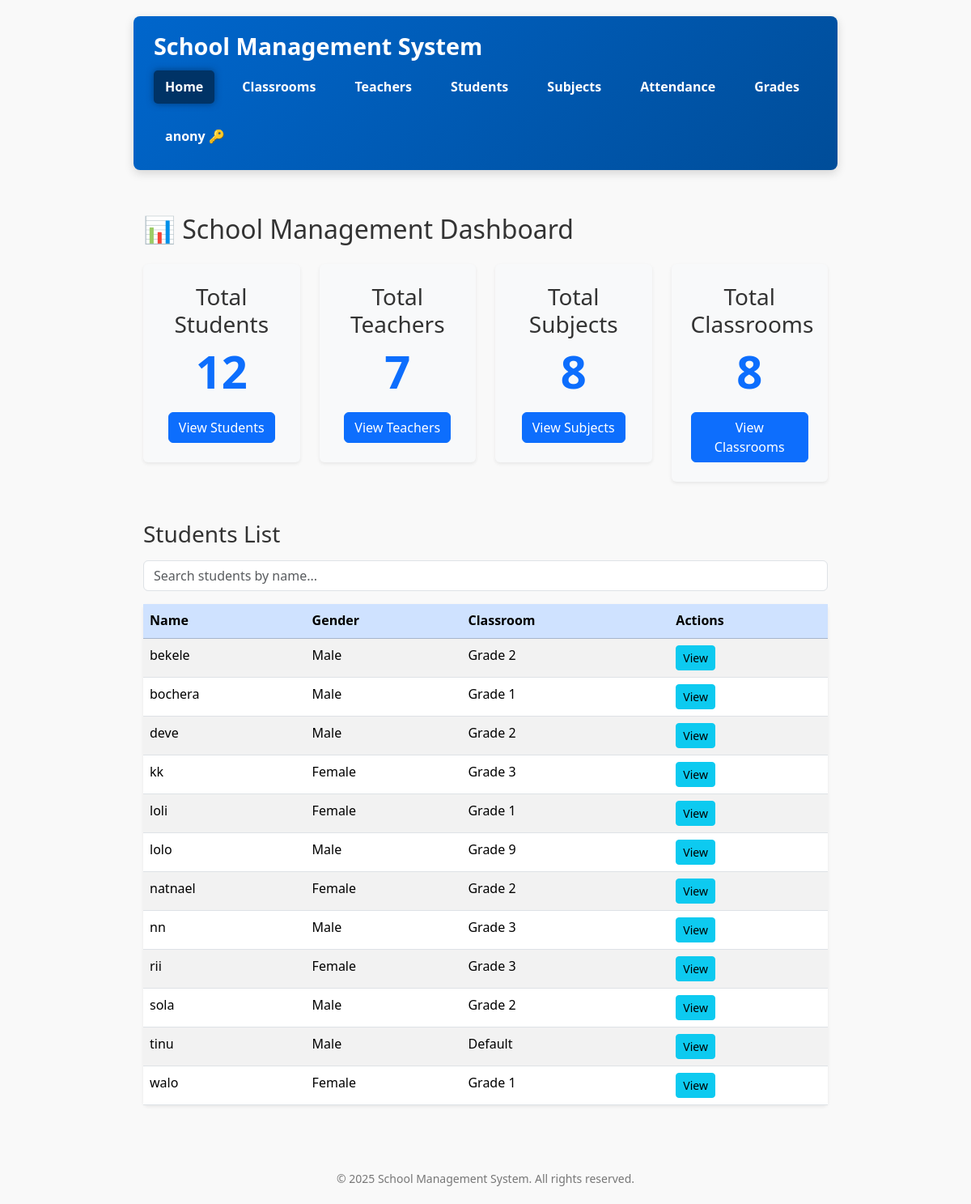
Before: / (signed in) with the older database file.
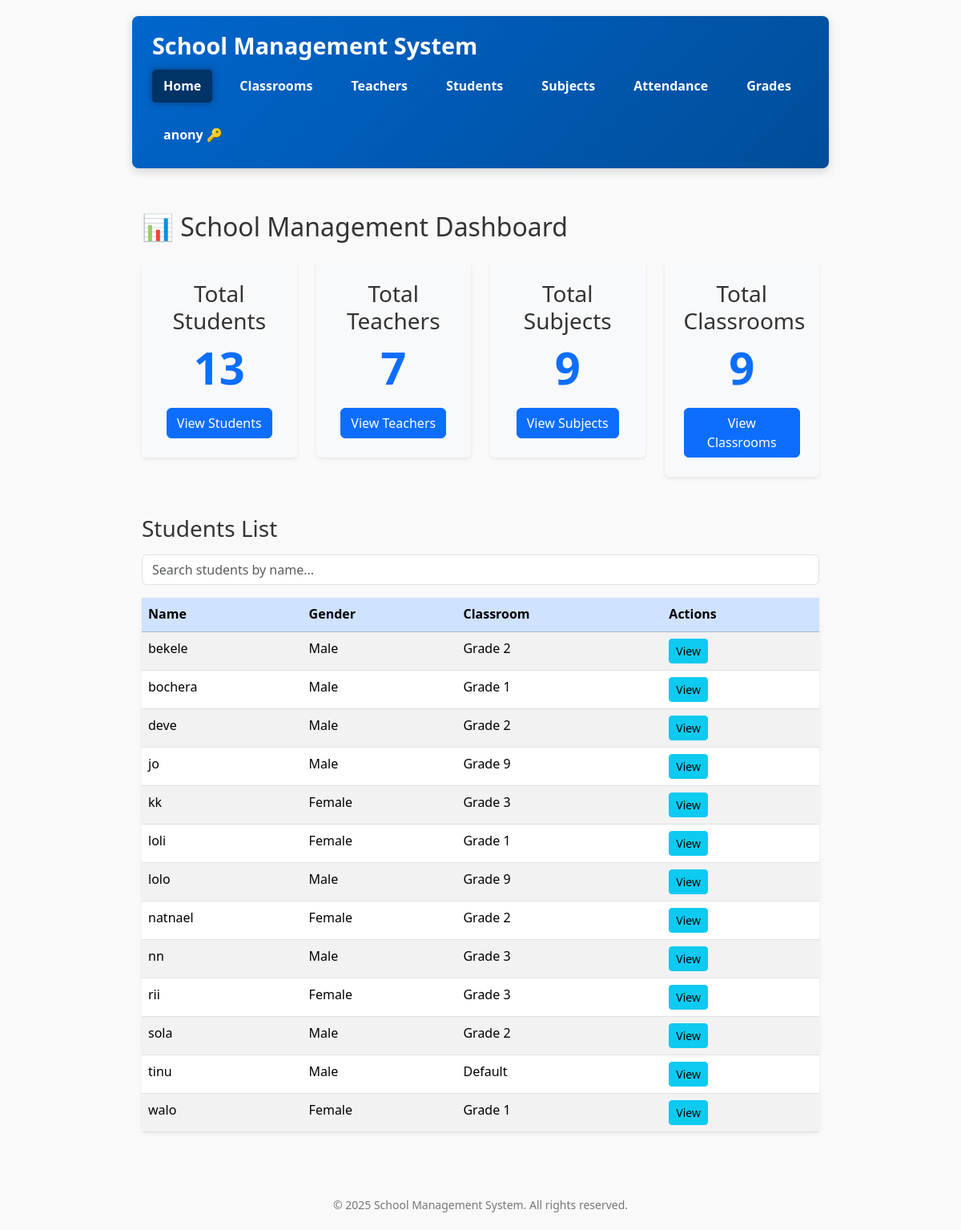
After: the same page with the newer database file.
### school/models.py (models this page shows, shortened)
class Student(models.Model):
    user = models.OneToOneField(settings.AUTH_USER_MODEL, on_delete=models.CASCADE)
    GENDER_CHOICES = [('Male', 'Male'), ('Female', 'Female'), ('Other', 'Other')]
    name = models.CharField(max_length=100)
    age = models.PositiveIntegerField()
    gender = models.CharField(max_length=10, choices=GENDER_CHOICES)
    photo = models.ImageField(upload_to='student_photos/', blank=True, null=True)
    address = models.TextField(blank=True)
    parent_contact = models.CharField(max_length=20, blank=True)
    classroom = models.ForeignKey(ClassRoom, on_delete=models.CASCADE, related_name='students')
    class Meta:
        ordering = ['name']

class ClassRoom(models.Model):
    name = models.CharField(max_length=100)
    section = models.CharField(max_length=1)
    subjects = models.ManyToManyField('Subject', related_name='classrooms', blank=True)
    class Meta:
        ordering = ['name', 'section']
        verbose_name_plural = 'Classrooms'

### school/views.py (the view)
# urls.py: path('', views.home, name='home'),
@login_required
def home(request):
    user = request.user
    is_admin_or_teacher = False
    if user.is_authenticated:
        is_admin_or_teacher = user.is_superuser or (hasattr(user, 'role') and user.role.upper() in ['ADMIN', 'TEACHER'])
    context = {
        'total_students': Student.objects.count(),
        'total_teachers': Teacher.objects.count(),
        'total_subjects': Subject.objects.count(),
        'total_classrooms': ClassRoom.objects.count(),
        'students': Student.objects.all(), # Consider limiting this for performance on large datasets
        'is_admin_or_teacher': is_admin_or_teacher,
    }
    return render(request, 'school/home.html', context)

### school/templates/school/home.html (shortened to what this page needs)
{% extends 'school/base.html' %}
{% block content %}
{% if user.is_authenticated %}
    {% if is_admin_or_teacher %}
        <h2 class="mb-4">📊 School Management Dashboard</h2>
        <div class="row g-4 mb-5">
            <div class="col-12 col-md-6 col-lg-3">
                <div class="p-4 bg-light rounded shadow-sm text-center">
                    <h3>Total Students</h3>
                    <p class="display-4 text-primary fw-bold">{{ total_students }}</p>
                    <a href="{% url 'school:student_list' %}" class="btn btn-primary">View Students</a>
                </div>
            </div>
            <div class="col-12 col-md-6 col-lg-3">
                <div class="p-4 bg-light rounded shadow-sm text-center">
                    <h3>Total Teachers</h3>
                    <p class="display-4 text-primary fw-bold">{{ total_teachers }}</p>
                    <a href="{% url 'school:teacher_list' %}" class="btn btn-primary">View Teachers</a>
                </div>
            </div>
            <div class="col-12 col-md-6 col-lg-3">
                <div class="p-4 bg-light rounded shadow-sm text-center">
                    <h3>Total Subjects</h3>
                    <p class="display-4 text-primary fw-bold">{{ total_subjects }}</p>
                    <a href="{% url 'school:subject_list' %}" class="btn btn-primary">View Subjects</a>
                </div>
            </div>
            <div class="col-12 col-md-6 col-lg-3">
                <div class="p-4 bg-light rounded shadow-sm text-center">
                    <h3>Total Classrooms</h3>
                    <p class="display-4 text-primary fw-bold">{{ total_classrooms }}</p>
                    <a href="{% url 'school:classroom_list' %}" class="btn btn-primary">View Classrooms</a>
                </div>
            </div>
        </div>
        <h3 class="mb-3">Students List</h3>
        <input
            type="text"
            id="studentSearch"
            class="form-control mb-3"
            placeholder="Search students by name..."
            onkeyup="filterStudents()"
        />
        <table class="table table-striped table-hover rounded shadow-sm bg-white">
            <thead class="table-primary">
                <tr>
                    <th>Name</th>
                    <th>Gender</th>
                    <th>Classroom</th>
                    <th>Actions</th>
                </tr>
            </thead>
            <tbody id="studentsTableBody">
                {% for student in students %}
                <tr>
                    <td>{{ student.name }}</td>
                    <td>{{ student.gender }}</td>
                    <td>{{ student.classroom.name|default:"N/A" }}</td>
                    <td>
                        <a href="{% url 'school:student_detail' student.pk %}" class="btn btn-info btn-sm">View</a>
                    </td>
                </tr>
                {% empty %}
                <tr>
                    <td colspan="4" class="text-center">No students available.</td>
                </tr>
                {% endfor %}
            </tbody>
        </table>
    {% else %}
        <div class="text-center mt-5">
            <h1>🎓 Welcome to the School Management System</h1>
            <p class="lead mt-3">Your account does not have an assigned role. Please contact the administrator.</p>
            <a href="{% url 'logout' %}" class="btn btn-warning mt-3">Logout</a>
        </div>
    {% endif %}
{% endif %}
{% endblock %}

Changed rows visible on the page:
added Student: name "jo", gender "Male", classroom.name "Grade 9"
Other visible differences:
{{ total_students }}: "12" → "13"
{{ total_subjects }}: "8" → "9"
{{ total_classrooms }}: "8" → "9"
